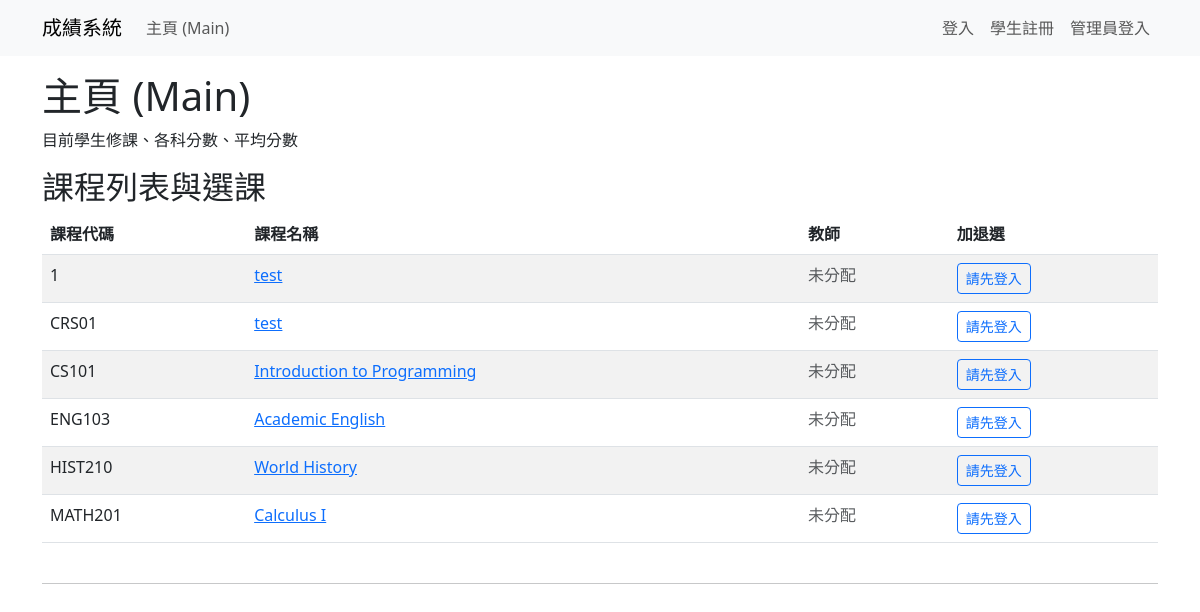
/main/, run on the app's committed database.
### grades/models.py (models this page shows, shortened)
class Course(models.Model):
    SCHEDULE_CHOICES = [
        ('週一', [
            ('MON_1', '第1節 08:00-09:00'),
            ('MON_2', '第2節 09:10-10:10'),
            ('MON_3', '第3節 10:20-11:20'),
            ('MON_4', '第4節 11:30-12:30'),
            ('MON_5', '第5節 13:30-14:30'),
            ('MON_6', '第6節 14:40-15:40'),
            ('MON_7', '第7節 15:50-16:50'),
            ('MON_8', '第8節 17:00-18:00'),
        ]),
        ('週二', [
            ('TUE_1', '第1節 08:00-09:00'),
            ('TUE_2', '第2節 09:10-10:10'),
            ('TUE_3', '第3節 10:20-11:20'),
            ('TUE_4', '第4節 11:30-12:30'),
            ('TUE_5', '第5節 13:30-14:30'),
            ('TUE_6', '第6節 14:40-15:40'),
            ('TUE_7', '第7節 15:50-16:50'),
            ('TUE_8', '第8節 17:00-18:00'),
        ]),
        ('週三', [
            ('WED_1', '第1節 08:00-09:00'),
            ('WED_2', '第2節 09:10-10:10'),
            ('WED_3', '第3節 10:20-11:20'),
            ('WED_4', '第4節 11:30-12:30'),
            ('WED_5', '第5節 13:30-14:30'),
            ('WED_6', '第6節 14:40-15:40'),
            ('WED_7', '第7節 15:50-16:50'),
            ('WED_8', '第8節 17:00-18:00'),
        ]),
        ('週四', [
            ('THU_1', '第1節 08:00-09:00'),
            ('THU_2', '第2節 09:10-10:10'),
            ('THU_3', '第3節 10:20-11:20'),
            ('THU_4', '第4節 11:30-12:30'),
            ('THU_5', '第5節 13:30-14:30'),
            ('THU_6', '第6節 14:40-15:40'),
            ('THU_7', '第7節 15:50-16:50'),
            ('THU_8', '第8節 17:00-18:00'),
        ]),
        ('週五', [
            ('FRI_1', '第1節 08:00-09:00'),
            ('FRI_2', '第2節 09:10-10:10'),
            ('FRI_3', '第3節 10:20-11:20'),
            ('FRI_4', '第4節 11:30-12:30'),
            ('FRI_5', '第5節 13:30-14:30'),
            ('FRI_6', '第6節 14:40-15:40'),
            ('FRI_7', '第7節 15:50-16:50'),
            ('FRI_8', '第8節 17:00-18:00'),
        ]),
    ]
    name = models.CharField(max_length=100, verbose_name="課程名稱")
    code = models.CharField(max_length=20, unique=True, verbose_name="課程號碼")
    description = models.TextField(blank=True, verbose_name="課程描述")
    schedule = models.CharField(max_length=200, blank=False, verbose_name="上課時間")
    credits = models.PositiveSmallIntegerField(default=3, verbose_name="學分數")
    teacher = models.ForeignKey(
        User,
        null=True,
        blank=True,
        on_delete=models.SET_NULL,
        related_name='teaching_courses',
        verbose_name="任課教師",
    )
    capacity = models.PositiveIntegerField(default=40, verbose_name="課程人數上限")

### grades/views.py (the view)
# urls.py: path('main/', views.main, name='main'),
def main(request):
    if request.user.is_authenticated:
        return redirect(_post_login_url(request.user))
    students = User.objects.filter(is_staff=False).order_by('username')
    rows = []
    for s in students:
        enrollments = Enrollment.objects.filter(student=s).select_related('course')
        avg = None
        if hasattr(s, 'avg_grade') and callable(getattr(s, 'avg_grade')):
            try:
                avg = s.avg_grade()
            except Exception:
                avg = None
        rows.append({'student': s, 'enrollments': enrollments, 'avg': avg})
    courses = Course.objects.all().order_by('code')
    return render(request, 'main.html', {'rows': rows, 'courses': courses})

### grades/models.py (called while the page is built)
def _user_avg_grade(self):
    qs = Enrollment.objects.filter(student=self)
    total = 0.0
    count = 0
    for e in qs:
        for g in (e.midterm_grade, e.final_grade):
            if g is not None:
                try:
                    total += float(g)
                    count += 1
                except (TypeError, ValueError):
                    continue
    if count == 0:
        return None
    return round(total / count, 2)

### templates/main.html (shortened to what this page needs)
{% extends "base.html" %}
{% block content %}
<h1>主頁 (Main)</h1>
<p>目前學生修課、各科分數、平均分數</p>
<h2>課程列表與選課</h2>
<div class="table-responsive mb-4">
  <table class="table table-striped">
    <thead>
      <tr>
        <th>課程代碼</th>
        <th>課程名稱</th>
        <th>教師</th>
        <th>加退選</th>
      </tr>
    </thead>
    <tbody>
      {% for course in courses %}
        <tr>
          <td>{{ course.code }}</td>
          <td><a href="{% url 'course_detail' course.id %}">{{ course.name }}</a></td>
          <td>
            {% if course.teacher and course.teacher.user and course.teacher.user.profile and course.teacher.user.profile.is_teacher %}
              {{ course.teacher.user.username }}
            {% else %}
              <span class="text-muted">未分配</span>
            {% endif %}
          </td>
          <td>
            {% if user.is_authenticated %}
            <form method="post" action="{% url 'enroll_course' %}" style="display: inline">
              {% csrf_token %}
              <input type="hidden" name="course_id" value="{{ course.id }}">
              <input type="hidden" name="action" value="enroll">
              <button type="submit" class="btn btn-sm btn-primary">加選</button>
            </form>
            {% else %}
            <a href="{% url 'login' %}?next={% url 'main' %}" class="btn btn-sm btn-outline-primary">請先登入</a>
            {% endif %}
          </td>
        </tr>
      {% empty %}
        <tr><td colspan="4" class="text-center">目前沒有課程</td></tr>
      {% endfor %}
    </tbody>
  </table>
</div>
<hr>
{% endblock %}

### data on the page
Course: code "1", name "test", shows "未分配"
Course: code "CRS01", name "test", shows "未分配"
Course: code "CS101", name "Introduction to Programming", shows "未分配"
Course: code "ENG103", name "Academic English", shows "未分配"
Course: code "HIST210", name "World History", shows "未分配"
Course: code "MATH201", name "Calculus I", shows "未分配"
